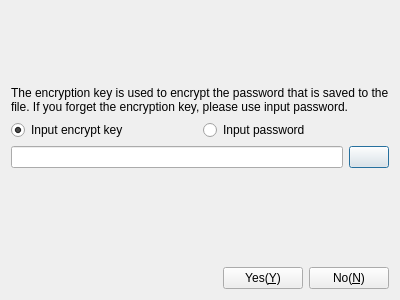
<?xml version="1.0" encoding="UTF-8"?>
<ui version="4.0">
 <class>CDlgInputPassword</class>
 <widget class="QDialog" name="CDlgInputPassword">
  <property name="geometry">
   <rect>
    <x>0</x>
    <y>0</y>
    <width>400</width>
    <height>300</height>
   </rect>
  </property>
  <property name="windowTitle">
   <string>Input password</string>
  </property>
  <layout class="QGridLayout" name="gridLayout">
   <item row="0" column="0">
    <spacer name="verticalSpacer_2">
     <property name="orientation">
      <enum>Qt::Vertical</enum>
     </property>
     <property name="sizeHint" stdset="0">
      <size>
       <width>20</width>
       <height>40</height>
      </size>
     </property>
    </spacer>
   </item>
   <item row="1" column="0">
    <widget class="QLabel" name="lbDescript">
     <property name="sizePolicy">
      <sizepolicy hsizetype="Expanding" vsizetype="Preferred">
       <horstretch>0</horstretch>
       <verstretch>0</verstretch>
      </sizepolicy>
     </property>
     <property name="text">
      <string>The encryption key is used to encrypt the password that is saved to the file. If you forget the encryption key, please use input password.</string>
     </property>
     <property name="scaledContents">
      <bool>true</bool>
     </property>
     <property name="wordWrap">
      <bool>true</bool>
     </property>
    </widget>
   </item>
   <item row="2" column="0">
    <layout class="QHBoxLayout" name="horizontalLayout_3">
     <item>
      <widget class="QRadioButton" name="rbKey">
       <property name="text">
        <string>Input encrypt key</string>
       </property>
       <property name="checked">
        <bool>true</bool>
       </property>
      </widget>
     </item>
     <item>
      <widget class="QRadioButton" name="rbPassword">
       <property name="text">
        <string>Input password</string>
       </property>
      </widget>
     </item>
    </layout>
   </item>
   <item row="3" column="0">
    <layout class="QHBoxLayout" name="horizontalLayout_2">
     <item>
      <widget class="QLineEdit" name="lePassword">
       <property name="echoMode">
        <enum>QLineEdit::Password</enum>
       </property>
      </widget>
     </item>
     <item>
      <widget class="QPushButton" name="pbShow">
       <property name="text">
        <string/>
       </property>
       <property name="icon">
        <iconset resource="../App/Client/Resource/Resource.qrc">
         <normaloff>:/image/EyeOn</normaloff>:/image/EyeOn</iconset>
       </property>
      </widget>
     </item>
    </layout>
   </item>
   <item row="4" column="0">
    <spacer name="verticalSpacer">
     <property name="orientation">
      <enum>Qt::Vertical</enum>
     </property>
     <property name="sizeHint" stdset="0">
      <size>
       <width>20</width>
       <height>93</height>
      </size>
     </property>
    </spacer>
   </item>
   <item row="5" column="0">
    <layout class="QHBoxLayout" name="horizontalLayout">
     <item>
      <spacer name="horizontalSpacer">
       <property name="orientation">
        <enum>Qt::Horizontal</enum>
       </property>
       <property name="sizeHint" stdset="0">
        <size>
         <width>40</width>
         <height>20</height>
        </size>
       </property>
      </spacer>
     </item>
     <item>
      <widget class="QPushButton" name="pbYes">
       <property name="text">
        <string>Yes(&amp;Y)</string>
       </property>
      </widget>
     </item>
     <item>
      <widget class="QPushButton" name="pbNo">
       <property name="text">
        <string>No(&amp;N)</string>
       </property>
      </widget>
     </item>
    </layout>
   </item>
  </layout>
 </widget>
 <resources>
  <include location="../App/Client/Resource/Resource.qrc"/>
 </resources>
 <connections/>
</ui>
